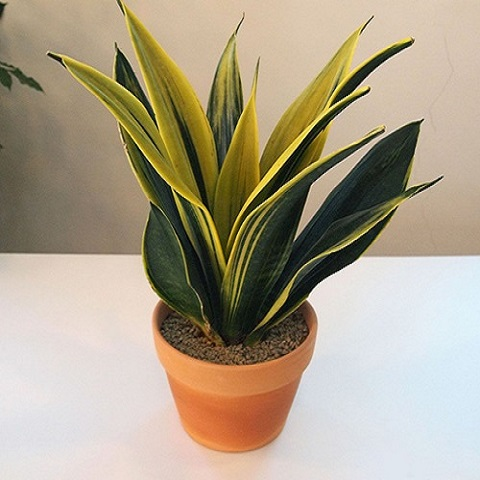
#> input picture python/plantsPicture/Sansevieria/sansevieria1.jpg, 480 x 480 px, found by its file name
$ python testing.py
#> lines starting #> are read from the running program, lines starting #| are printed output that depends on the picture; pictures that were not available may be replaced by others from this repository, and a replacement may not be noted
"""
import numpy as np
import cv2
from matplotlib import pyplot as plt

img1 = cv2.imread('/var/www/html/dvaseFolder/learnSetImage/SANSEVIERIA/sansevieria1',0)
img2 = cv2.imread('/var/www/html/dvaseFolder/learnSetImage/SANSEVIERIA/sansevieria2',0)

# Initiate SIFT detector
sift = cv2.xfeatures2d.SIFT_create()

# find the keypoints and descriptors with SIFT
kp1, des1 = sift.detectAndCompute(img1,None)
kp2, des2 = sift.detectAndCompute(img2,None)

# FLANN parameters
FLANN_INDEX_KDTREE = 0

index_params = dict(algorithm = FLANN_INDEX_KDTREE, trees = 5)
search_params = dict(checks=50)   # or pass empty dictionary

flann = cv2.FlannBasedMatcher(index_params,search_params)

matches = flann.knnMatch(des1,des2,k=2)

print( matches )
"""

"""
import numpy as np
import cv2
from matplotlib import pyplot as plt

img1 = cv2.imread('/var/www/html/dvaseFolder/learnSetImage/SANSEVIERIA/sansevieria1',0)
img2 = cv2.imread('/var/www/html/dvaseFolder/learnSetImage/SANSEVIERIA/sansevieria2',0)

sift = cv2.xfeatures2d.SIFT_create()

kp1, des1 = sift.detectAndCompute(img1,None)
kp2, des2 = sift.detectAndCompute(img2,None)

bf = cv2.BFMatcher()

matches = bf.knnMatch(des1,des2, k=2)

print( matches )

"""


import numpy as np
import cv2

img1 = cv2.imread('/var/www/html/dvaseFolder/learnSetImage/SANSEVIERIA/sansevieria1.jpg',0)
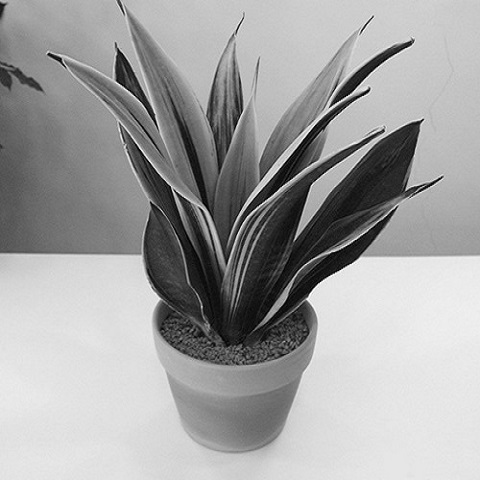
#> img1: shape (480, 480); min 0, max 255, mean 161.9
img2 = cv2.imread('/var/www/html/dvaseFolder/learnSetImage/SANSEVIERIA/sansevieria2.jpg',0)
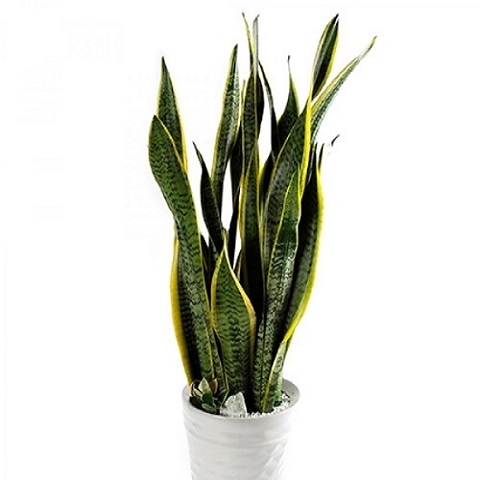
#> input picture python/plantsPicture/Sansevieria/sansevieria10.jpg, 480 x 480 px, given in place of sansevieria2.jpg, which was not available
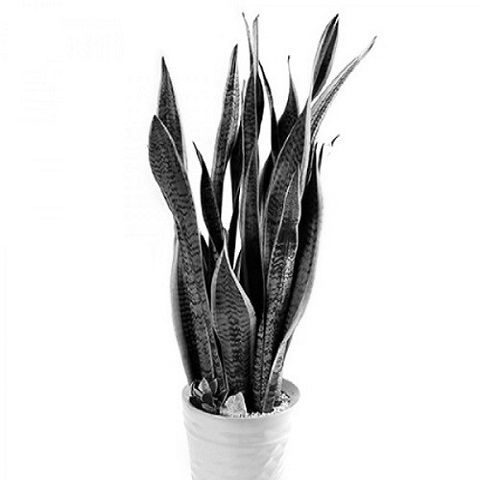
#> img2: shape (480, 480); min 0, max 255, mean 219

orb = cv2.ORB_create()

kp1, des1 = orb.detectAndCompute(img1,None)
#> kp1 = 500 keypoints; strongest (x, y, size): (418, 122, 37.2), (307, 298, 31), (48, 54, 31), (306, 299, 37.2)
kp2, des2 = orb.detectAndCompute(img2,None)
#> kp2 = 500 keypoints; strongest (x, y, size): (198, 386, 31), (277, 119, 37.2), (249, 412, 31), (154, 116, 31)

bf = cv2.BFMatcher(cv2.NORM_HAMMING, crossCheck=True)

matches = bf.match(des1,des2)
#> matches = 123 matches

matches = sorted(matches, key = lambda x:x.distance)

print( matches )
#> (printed output is left out)


"""
import cv2
import numpy as np
from matplotlib import pyplot as plt

img = cv2.imread('/var/www/html/dvaseFolder/learnSetImage/SANSEVIERIA/sansevieria1')
                                             # image.png 로드
cv2.imshow('image', img)
                                                # 타이틀바 이름을 image로 하여 이미지를 띄움
img = cv2.imread('image.png', cv2.IMREAD_GRAYSCALE)                         # image.png를 gray컬러로 변환
img = cv2.resize(img, None, fx=1/2, fy=1/2, interpolation=cv2.INTER_AREA)   # image.png를 절반으로 줄이기

cv2.imwrite('conv_img.png', img)                                            # image.png를 절반의 크기의 gray컬러로 이미지 저장

conv_img = cv2.imread('conv_img.png')                                       # 변환하여 저장된 conv_img.png 로드

cv2.imshow('conv_image', conv_img)                                          # conv_img.png 띄우기

cv2.waitKey(0)                                                              # 대기시간(ms), 0일 경우 아무키나 누르게되면 다음줄 실행
cv2.destroyAllWindows()                                                     # 모든 윈도우 닫기
"""
